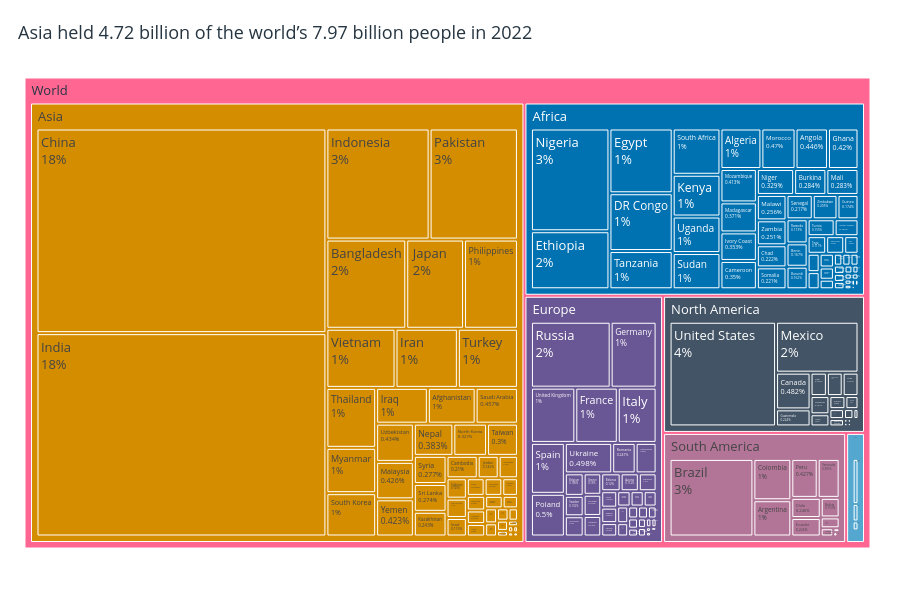

This figure's notebook cell:
### Markdown cell above
A treemap nests countries within continents and sizes every tile by its 2022 population. Asia held 59.2% of the world's population. China and India together accounted for about 35.7% of the global total.

### Code cell
fig = px.treemap(df, path=[px.Constant('World'),'Continent','Country'], values='2022 Population',
                 color='Continent', color_discrete_map=palette)
fig.update_traces(root_color='#E7EBEE', textinfo='label+percent root',
                  hovertemplate='%{label}<br>%{value:,.0f} people<br>%{percentRoot:.2%} of world<extra></extra>')
style(fig, 'Asia held 4.72 billion of the world’s 7.97 billion people in 2022', 590).show()

### Figure 1 — Plotly figure (JSON) as saved in the notebook; plotly's stock layout.template omitted (floating-point values rounded to 4 significant figures; data arrays with more than 128 entries replaced by an {"elided": "..."} marker saying what was removed)
{"data": [{"branchvalues": "total", "customdata": {"elided": "241x1 str values"}, "domain": {"x": [0.0, 1.0], "y": [0.0, 1.0]}, "hovertemplate": "%{label}<br>%{value:,.0f} people<br>%{percentRoot:.2%} of world<extra></extra>", "ids": {"elided": "241 str values"}, "labels": {"elided": "241 str values"}, "marker": {"colors": {"elided": "241 str values"}}, "name": "", "parents": {"elided": "241 str values"}, "root": {"color": "#E7EBEE"}, "textinfo": "label+percent root", "type": "treemap", "values": {"elided": "241 float values"}}], "layout": {"font": {"color": "#253541", "size": 13}, "height": 590, "legend": {"title": {"text": ""}, "tracegroupgap": 0}, "margin": {"b": 42, "l": 25, "r": 30, "t": 78}, "title": {"text": "Asia held 4.72 billion of the world’s 7.97 billion people in 2022", "x": 0.02}, "xaxis": {"showgrid": false, "zeroline": false}, "yaxis": {"showgrid": false, "zeroline": false}}}
